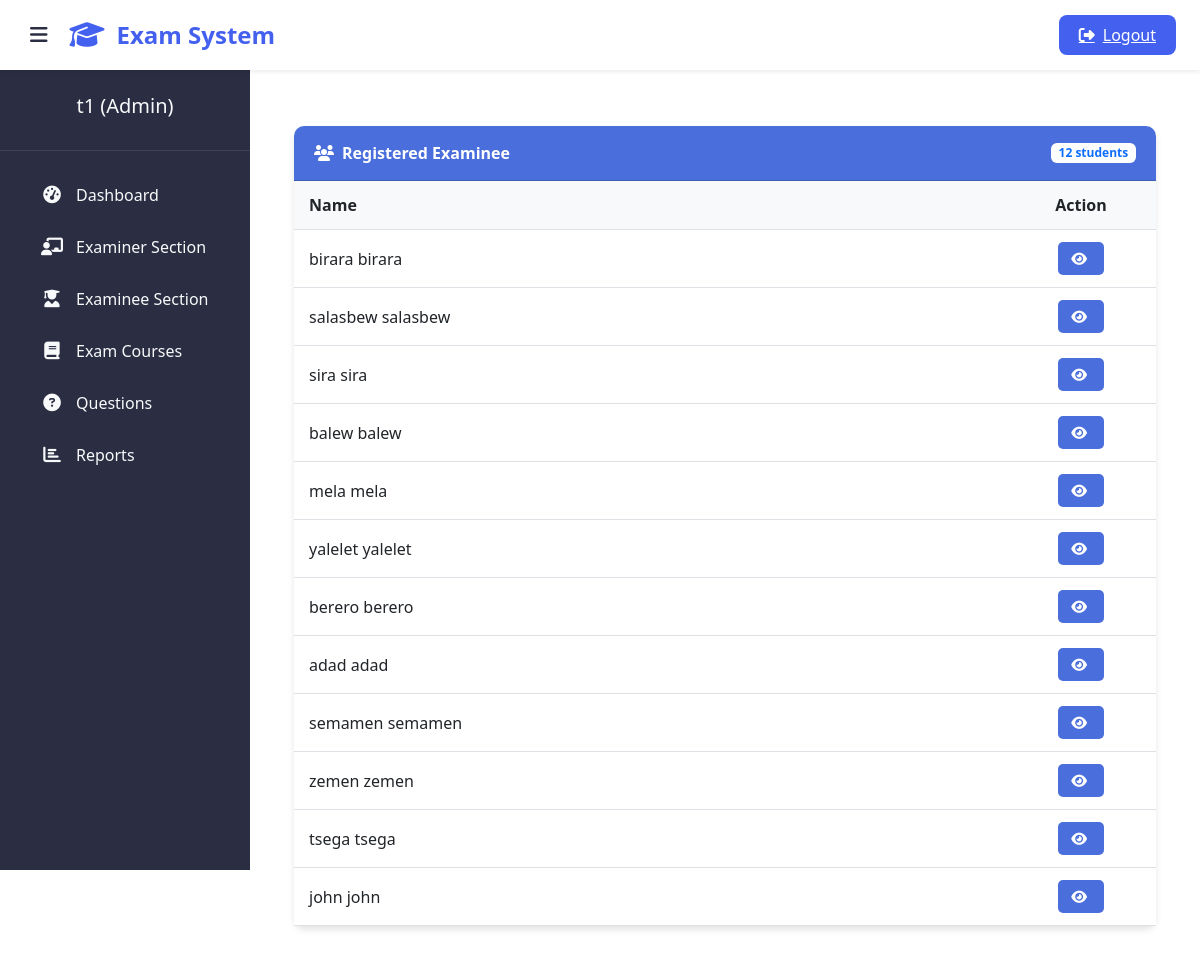
/admin-view-student-marks (signed in), run on an earlier commit of the app's database.
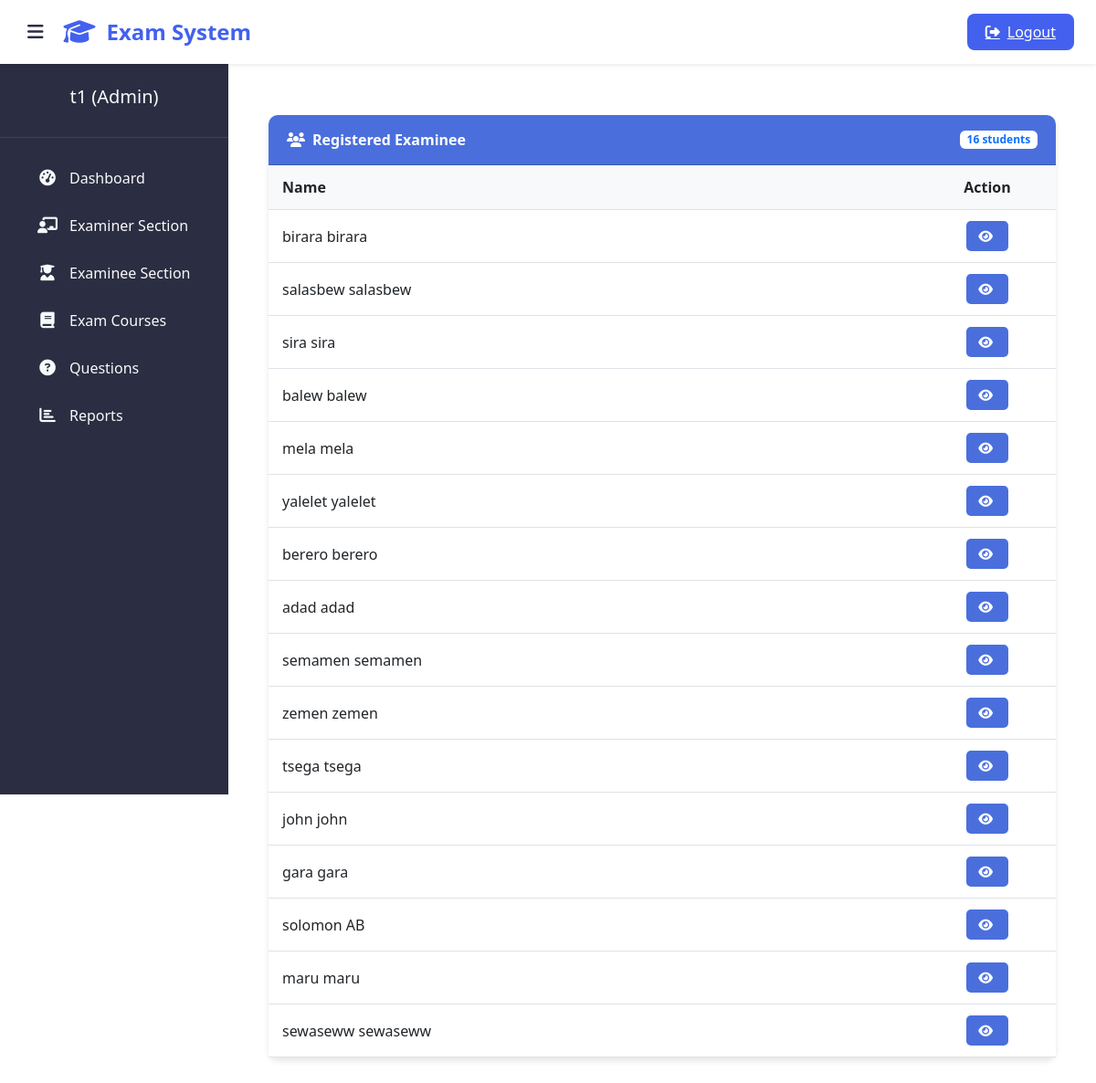
And on a later commit of the database.
### student/models.py (models this page shows, shortened)
class Student(models.Model):
    user=models.OneToOneField(User,on_delete=models.CASCADE)
    address = models.CharField(max_length=40)
    mobile = models.CharField(max_length=20,null=False)
    organization = models.CharField(max_length=200, null=False)
    course = models.ForeignKey(
        'exam.Course',
        on_delete=models.SET_NULL,
        null=True
    )
    @property
    def get_name(self):
        return self.user.first_name+" "+self.user.last_name

### exam/views.py (the view)
# urls.py: path('admin-view-student-marks', views.admin_view_student_marks_view,name='admin-view-student-marks'),
@login_required(login_url='adminlogin')
def admin_view_student_marks_view(request):
    students= SMODEL.Student.objects.all()
    return render(request,'exam/admin_view_student_marks.html',{'students':students})

### templates/exam/admin_view_student_marks.html (shortened to what this page needs)
{% extends 'exam/adminbase.html' %}
{% block content %}
{%load static%}
<head>
  <link href="https://cdn.jsdelivr.net/npm/bootstrap@5.3.0/dist/css/bootstrap.min.css" rel="stylesheet">
  <link rel="stylesheet" href="https://cdnjs.cloudflare.com/ajax/libs/font-awesome/6.4.0/css/all.min.css">
</head>
<div class="container py-4">
  <div class="card">
    <div class="card-header d-flex justify-content-between align-items-center">
      <span><i class="fas fa-users me-2"></i>Registered Examinee</span>
      <span class="badge bg-white text-primary">{{ students|length }} students</span>
    </div>
    <div class="card-body p-0">
      {% if students %}
      <div class="table-responsive">
        <table class="table table-hover">
          <thead>
            <tr>
              <th>Name</th>
              <th class="text-center">Action</th>
            </tr>
          </thead>
          <tbody>
            {% for t in students %}
            <tr>
              <td>{{ t.get_name }}</td>
              <td class="text-center action-cell">
                <a class="btn btn-view" href="{% url 'admin-view-marks' t.id %}">
                  <i class="fas fa-eye me-1"></i>
                </a>
              </td>
            </tr>
            {% endfor %}
          </tbody>
        </table>
      </div>
      {% else %}
      <div class="empty-state">
        <i class="fas fa-user-graduate"></i>
        <h5>No Students Registered</h5>
        <p>There are currently no students registered in the system.</p>
      </div>
      {% endif %}
    </div>
  </div>
</div>
{% endblock content %}

What changed in the data, as far as the page shows it:
added Student: get_name "gara gara"
added Student: get_name "solomon AB"
added Student: get_name "maru maru"
added Student: get_name "sewaseww sewaseww"
Also different on the page:
{{ students|length }}: "12" → "16"
